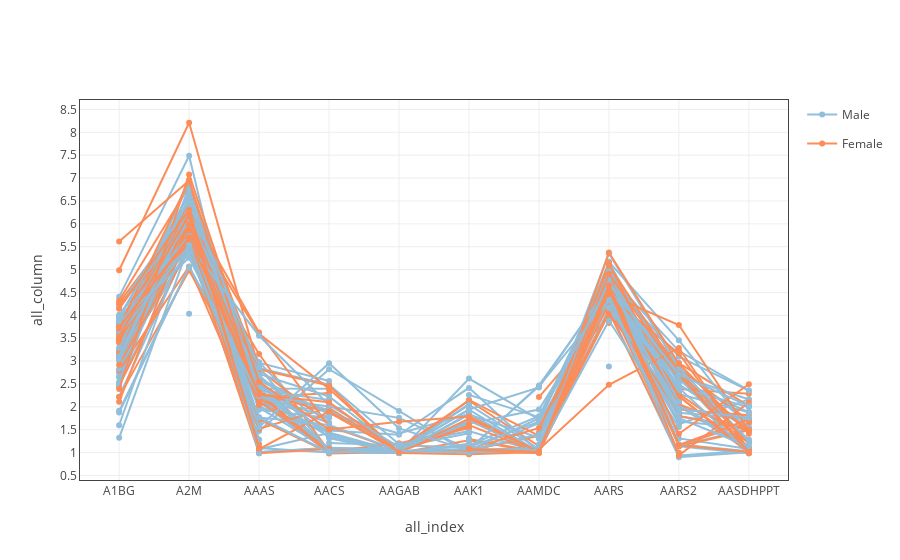

The cell this chart's notebook holds for it:
### Code cell
plot.myPlot(df1.T.head(10),color_by=pd.DataFrame(df2['gender'])).line_plot()

### Figure 1 — Plotly figure (JSON) as saved in the notebook; plotly's stock layout.template omitted (floating-point values rounded to 4 significant figures)
{"data": [{"legendgroup": "Male", "line": {"color": "rgb(145,191,219)"}, "name": "Male", "showlegend": true, "type": "scatter", "uid": "d8f206a0-db36-11e8-8641-a81e84e6c740", "x": ["A1BG", "A2M", "AAAS", "AACS", "AAGAB", "AAK1", "AAMDC", "AARS", "AARS2", "AASDHPPT"], "y": [3.951, 6.638, 2.402, 2.398, null, 1.06, 2.469, 4.602, 2.857, 1.636]}, {"legendgroup": "Male", "line": {"color": "rgb(145,191,219)"}, "name": "Male", "showlegend": false, "type": "scatter", "uid": "d8f20a7e-db36-11e8-8641-a81e84e6c740", "x": ["A1BG", "A2M", "AAAS", "AACS", "AAGAB", "AAK1", "AAMDC", "AARS", "AARS2", "AASDHPPT"], "y": [3.744, 5.456, 1.09, null, null, null, 1.007, 4.794, null, 1.004]}, {"legendgroup": "Male", "line": {"color": "rgb(145,191,219)"}, "name": "Male", "showlegend": false, "type": "scatter", "uid": "d8f20d3a-db36-11e8-8641-a81e84e6c740", "x": ["A1BG", "A2M", "AAAS", "AACS", "AAGAB", "AAK1", "AAMDC", "AARS", "AARS2", "AASDHPPT"], "y": [3.104, 5.836, 1.012, 1.104, 1.06, 2.047, null, 4.359, 1.62, 2.162]}, {"legendgroup": "Male", "line": {"color": "rgb(145,191,219)"}, "name": "Male", "showlegend": false, "type": "scatter", "uid": "d8f20fc4-db36-11e8-8641-a81e84e6c740", "x": ["A1BG", "A2M", "AAAS", "AACS", "AAGAB", "AAK1", "AAMDC", "AARS", "AARS2", "AASDHPPT"], "y": [1.874, 5.057, 2.209, 2.006, 1.759, 1.075, 1.014, 5.027, 1.903, null]}, {"legendgroup": "Male", "line": {"color": "rgb(145,191,219)"}, "name": "Male", "showlegend": false, "type": "scatter", "uid": "d8f21294-db36-11e8-8641-a81e84e6c740", "x": ["A1BG", "A2M", "AAAS", "AACS", "AAGAB", "AAK1", "AAMDC", "AARS", "AARS2", "AASDHPPT"], "y": [4.404, 7.489, 1.098, 1.002, null, 1.075, 1.014, 4.095, 1.857, null]}, {"legendgroup": "Male", "line": {"color": "rgb(145,191,219)"}, "name": "Male", "showlegend": false, "type": "scatter", "uid": "d8f215aa-db36-11e8-8641-a81e84e6c740", "x": ["A1BG", "A2M", "AAAS", "AACS", "AAGAB", "AAK1", "AAMDC", "AARS", "AARS2", "AASDHPPT"], "y": [2.223, 5.573, 2.624, 1.847, 1.418, 1.842, null, 5.064, 1.308, 1.079]}, {"legendgroup": "Male", "line": {"color": "rgb(145,191,219)"}, "name": "Male", "showlegend": false, "type": "scatter", "uid": "d8f21816-db36-11e8-8641-a81e84e6c740", "x": ["A1BG", "A2M", "AAAS", "AACS", "AAGAB", "AAK1", "AAMDC", "AARS", "AARS2", "AASDHPPT"], "y": [3.215, 6.34, 2.259, 1.352, 0.9911, 1.854, 1.011, 4.701, 2.604, 1.284]}, {"legendgroup": "Female", "line": {"color": "rgb(252,141,89)"}, "name": "Female", "showlegend": true, "type": "scatter", "uid": "d8f21a78-db36-11e8-8641-a81e84e6c740", "x": ["A1BG", "A2M", "AAAS", "AACS", "AAGAB", "AAK1", "AAMDC", "AARS", "AARS2", "AASDHPPT"], "y": [3.789, 6.439, 2.568, 1.025, 0.9911, 1.269, 1.011, 4.537, 2.819, 1.703]}, {"legendgroup": "Female", "line": {"color": "rgb(252,141,89)"}, "name": "Female", "showlegend": false, "type": "scatter", "uid": "d8f21cda-db36-11e8-8641-a81e84e6c740", "x": ["A1BG", "A2M", "AAAS", "AACS", "AAGAB", "AAK1", "AAMDC", "AARS", "AARS2", "AASDHPPT"], "y": [2.212, 4.978, 2.206, 2.305, null, null, 2.214, 3.994, 2.387, 2.288]}, {"legendgroup": "Male", "line": {"color": "rgb(145,191,219)"}, "name": "Male", "showlegend": false, "type": "scatter", "uid": "d8f21f3c-db36-11e8-8641-a81e84e6c740", "x": ["A1BG", "A2M", "AAAS", "AACS", "AAGAB", "AAK1", "AAMDC", "AARS", "AARS2", "AASDHPPT"], "y": [3.021, 5.391, 2.006, 1.438, 1.015, 1.697, 0.9971, 4.991, 2.791, 0.9908]}, {"legendgroup": "Male", "line": {"color": "rgb(145,191,219)"}, "name": "Male", "showlegend": false, "type": "scatter", "uid": "d8f221b2-db36-11e8-8641-a81e84e6c740", "x": ["A1BG", "A2M", "AAAS", "AACS", "AAGAB", "AAK1", "AAMDC", "AARS", "AARS2", "AASDHPPT"], "y": [2.667, 5.92, 2.967, 2.564, null, 1.055, 1.001, 4.383, 1.679, 1.537]}, {"legendgroup": "Male", "line": {"color": "rgb(145,191,219)"}, "name": "Male", "showlegend": false, "type": "scatter", "uid": "d8f2259a-db36-11e8-8641-a81e84e6c740", "x": ["A1BG", "A2M", "AAAS", "AACS", "AAGAB", "AAK1", "AAMDC", "AARS", "AARS2", "AASDHPPT"], "y": [3.546, 6.067, 1.745, null, 1.123, 1.662, null, 4.883, 3.219, 2.358]}, {"legendgroup": "Male", "line": {"color": "rgb(145,191,219)"}, "name": "Male", "showlegend": false, "type": "scatter", "uid": "d8f22888-db36-11e8-8641-a81e84e6c740", "x": ["A1BG", "A2M", "AAAS", "AACS", "AAGAB", "AAK1", "AAMDC", "AARS", "AARS2", "AASDHPPT"], "y": [2.531, 5.496, 1.47, 2.822, 1.911, 0.9726, 1.648, 4.316, 1.793, 1.5]}, {"legendgroup": "Female", "line": {"color": "rgb(252,141,89)"}, "name": "Female", "showlegend": false, "type": "scatter", "uid": "d8f22afe-db36-11e8-8641-a81e84e6c740", "x": ["A1BG", "A2M", "AAAS", "AACS", "AAGAB", "AAK1", "AAMDC", "AARS", "AARS2", "AASDHPPT"], "y": [3.041, 5.651, 3.154, 1.025, null, 1.298, 1.011, 4.369, 2.956, 2.022]}, {"legendgroup": "Male", "line": {"color": "rgb(145,191,219)"}, "name": "Male", "showlegend": false, "type": "scatter", "uid": "d8f22e14-db36-11e8-8641-a81e84e6c740", "x": ["A1BG", "A2M", "AAAS", "AACS", "AAGAB", "AAK1", "AAMDC", "AARS", "AARS2", "AASDHPPT"], "y": [2.53, 6.822, 2.037, 1.934, 1.118, 1.422, null, 5.153, 2.49, 1.496]}, {"legendgroup": "Female", "line": {"color": "rgb(252,141,89)"}, "name": "Female", "showlegend": false, "type": "scatter", "uid": "d8f23076-db36-11e8-8641-a81e84e6c740", "x": ["A1BG", "A2M", "AAAS", "AACS", "AAGAB", "AAK1", "AAMDC", "AARS", "AARS2", "AASDHPPT"], "y": [4.278, 6.281, null, null, null, 1.075, 1.014, 4.587, 1.877, null]}, {"legendgroup": "Male", "line": {"color": "rgb(145,191,219)"}, "name": "Male", "showlegend": false, "type": "scatter", "uid": "d8f232d8-db36-11e8-8641-a81e84e6c740", "x": ["A1BG", "A2M", "AAAS", "AACS", "AAGAB", "AAK1", "AAMDC", "AARS", "AARS2", "AASDHPPT"], "y": [3.645, 6.391, 2.502, 1.061, 1.023, null, null, 4.975, 2.019, 1.036]}, {"legendgroup": "Male", "line": {"color": "rgb(145,191,219)"}, "name": "Male", "showlegend": false, "type": "scatter", "uid": "d8f23544-db36-11e8-8641-a81e84e6c740", "x": ["A1BG", "A2M", "AAAS", "AACS", "AAGAB", "AAK1", "AAMDC", "AARS", "AARS2", "AASDHPPT"], "y": [3.46, 5.802, 2.975, 1.39, 1.011, 2.617, 1.726, 4.755, 2.107, null]}, {"legendgroup": "Female", "line": {"color": "rgb(252,141,89)"}, "name": "Female", "showlegend": false, "type": "scatter", "uid": "d8f2379c-db36-11e8-8641-a81e84e6c740", "x": ["A1BG", "A2M", "AAAS", "AACS", "AAGAB", "AAK1", "AAMDC", "AARS", "AARS2", "AASDHPPT"], "y": [3.137, 6.14, 1.087, null, null, 1.797, 1.004, 4.5, 1.152, 1.649]}, {"legendgroup": "Male", "line": {"color": "rgb(145,191,219)"}, "name": "Male", "showlegend": false, "type": "scatter", "uid": "d8f23a80-db36-11e8-8641-a81e84e6c740", "x": ["A1BG", "A2M", "AAAS", "AACS", "AAGAB", "AAK1", "AAMDC", "AARS", "AARS2", "AASDHPPT"], "y": [3.661, 6.056, 2.194, 1.025, 0.9911, 1.16, 1.795, 4.752, 2.279, 1.88]}, {"legendgroup": "Female", "line": {"color": "rgb(252,141,89)"}, "name": "Female", "showlegend": false, "type": "scatter", "uid": "d8f23d3c-db36-11e8-8641-a81e84e6c740", "x": ["A1BG", "A2M", "AAAS", "AACS", "AAGAB", "AAK1", "AAMDC", "AARS", "AARS2", "AASDHPPT"], "y": [2.46, 5.527, 1.76, null, null, 1.045, 1.121, 4.132, 2.637, 1.092]}, {"legendgroup": "Male", "line": {"color": "rgb(145,191,219)"}, "name": "Male", "showlegend": false, "type": "scatter", "uid": "d8f23fb2-db36-11e8-8641-a81e84e6c740", "x": ["A1BG", "A2M", "AAAS", "AACS", "AAGAB", "AAK1", "AAMDC", "AARS", "AARS2", "AASDHPPT"], "y": [2.444, 6.455, 2.122, 0.9946, 1.028, 1.065, null, 4.32, 2.679, null]}, {"legendgroup": "Male", "line": {"color": "rgb(145,191,219)"}, "name": "Male", "showlegend": false, "type": "scatter", "uid": "d8f2421e-db36-11e8-8641-a81e84e6c740", "x": ["A1BG", "A2M", "AAAS", "AACS", "AAGAB", "AAK1", "AAMDC", "AARS", "AARS2", "AASDHPPT"], "y": [3.113, 5.645, 2.212, 1.1, 1.057, 2.06, null, 4.905, 2.417, null]}, {"legendgroup": "Male", "line": {"color": "rgb(145,191,219)"}, "name": "Male", "showlegend": false, "type": "scatter", "uid": "d8f24480-db36-11e8-8641-a81e84e6c740", "x": ["A1BG", "A2M", "AAAS", "AACS", "AAGAB", "AAK1", "AAMDC", "AARS", "AARS2", "AASDHPPT"], "y": [3.79, 6.555, 2.366, 2.15, null, 1.12, 1.677, 4.866, 2.042, null]}, {"legendgroup": "Female", "line": {"color": "rgb(252,141,89)"}, "name": "Female", "showlegend": false, "type": "scatter", "uid": "d8f246e2-db36-11e8-8641-a81e84e6c740", "x": ["A1BG", "A2M", "AAAS", "AACS", "AAGAB", "AAK1", "AAMDC", "AARS", "AARS2", "AASDHPPT"], "y": [3.398, 6.132, null, null, 1.097, 2.133, 1.142, 4.273, 0.9985, null]}, {"legendgroup": "Male", "line": {"color": "rgb(145,191,219)"}, "name": "Male", "showlegend": false, "type": "scatter", "uid": "d8f24944-db36-11e8-8641-a81e84e6c740", "x": ["A1BG", "A2M", "AAAS", "AACS", "AAGAB", "AAK1", "AAMDC", "AARS", "AARS2", "AASDHPPT"], "y": [3.957, 5.413, null, null, null, null, null, 4.369, null, null]}, {"legendgroup": "Female", "line": {"color": "rgb(252,141,89)"}, "name": "Female", "showlegend": false, "type": "scatter", "uid": "d8f24b9c-db36-11e8-8641-a81e84e6c740", "x": ["A1BG", "A2M", "AAAS", "AACS", "AAGAB", "AAK1", "AAMDC", "AARS", "AARS2", "AASDHPPT"], "y": [3.425, 5.662, 2.205, 1.025, 1.203, 1.532, null, 4.661, 2.285, 1.212]}, {"legendgroup": "Male", "line": {"color": "rgb(145,191,219)"}, "name": "Male", "showlegend": false, "type": "scatter", "uid": "d8f24dfe-db36-11e8-8641-a81e84e6c740", "x": ["A1BG", "A2M", "AAAS", "AACS", "AAGAB", "AAK1", "AAMDC", "AARS", "AARS2", "AASDHPPT"], "y": [1.596, 5.943, 1.934, 1.755, null, 1.046, 1.391, 5.171, 3.455, 1.522]}, {"legendgroup": "Female", "line": {"color": "rgb(252,141,89)"}, "name": "Female", "showlegend": false, "type": "scatter", "uid": "d8f25060-db36-11e8-8641-a81e84e6c740", "x": ["A1BG", "A2M", "AAAS", "AACS", "AAGAB", "AAK1", "AAMDC", "AARS", "AARS2", "AASDHPPT"], "y": [3.679, 6.014, 1.009, null, null, 2.04, null, 4.32, 2.647, 1.069]}, {"legendgroup": "Female", "line": {"color": "rgb(252,141,89)"}, "name": "Female", "showlegend": false, "type": "scatter", "uid": "d8f252c2-db36-11e8-8641-a81e84e6c740", "x": ["A1BG", "A2M", "AAAS", "AACS", "AAGAB", "AAK1", "AAMDC", "AARS", "AARS2", "AASDHPPT"], "y": [4.323, 6.822, 2.815, 1.639, null, 0.9759, null, 4.335, 1.802, 1.525]}, {"legendgroup": "Male", "line": {"color": "rgb(145,191,219)"}, "name": "Male", "showlegend": false, "type": "scatter", "uid": "d8f2551a-db36-11e8-8641-a81e84e6c740", "x": ["A1BG", "A2M", "AAAS", "AACS", "AAGAB", "AAK1", "AAMDC", "AARS", "AARS2", "AASDHPPT"], "y": [3.256, 6.352, 2.114, 1.483, 1.39, 2.414, 1.011, 4.127, 0.8977, 1.005]}, {"legendgroup": "Male", "line": {"color": "rgb(145,191,219)"}, "name": "Male", "showlegend": false, "type": "scatter", "uid": "d8f25772-db36-11e8-8641-a81e84e6c740", "x": ["A1BG", "A2M", "AAAS", "AACS", "AAGAB", "AAK1", "AAMDC", "AARS", "AARS2", "AASDHPPT"], "y": [3.565, 6.906, 2.5, 1.409, 1.015, null, 1.392, 4.843, 1.142, 1.523]}, {"legendgroup": "Male", "line": {"color": "rgb(145,191,219)"}, "name": "Male", "showlegend": false, "type": "scatter", "uid": "d8f259d4-db36-11e8-8641-a81e84e6c740", "x": ["A1BG", "A2M", "AAAS", "AACS", "AAGAB", "AAK1", "AAMDC", "AARS", "AARS2", "AASDHPPT"], "y": [4.174, 6.438, 1.986, 1.049, null, 0.9823, null, 5.029, 2.649, 1.026]}, {"legendgroup": "Female", "line": {"color": "rgb(252,141,89)"}, "name": "Female", "showlegend": false, "type": "scatter", "uid": "d8f25c5e-db36-11e8-8641-a81e84e6c740", "x": ["A1BG", "A2M", "AAAS", "AACS", "AAGAB", "AAK1", "AAMDC", "AARS", "AARS2", "AASDHPPT"], "y": [3.548, 5.871, null, null, null, null, 1.107, 4.071, 0.9716, null]}, {"legendgroup": "Female", "line": {"color": "rgb(252,141,89)"}, "name": "Female", "showlegend": false, "type": "scatter", "uid": "d8f25eb6-db36-11e8-8641-a81e84e6c740", "x": ["A1BG", "A2M", "AAAS", "AACS", "AAGAB", "AAK1", "AAMDC", "AARS", "AARS2", "AASDHPPT"], "y": [3.174, 6.481, 2.24, null, null, null, 1.014, 4.047, 1.942, 1.814]}, {"legendgroup": "Male", "line": {"color": "rgb(145,191,219)"}, "name": "Male", "showlegend": false, "type": "scatter", "uid": "d8f26136-db36-11e8-8641-a81e84e6c740", "x": ["A1BG", "A2M", "AAAS", "AACS", "AAGAB", "AAK1", "AAMDC", "AARS", "AARS2", "AASDHPPT"], "y": [3.1, 6.038, null, 1.208, 1.151, 1.109, null, 4.56, 2.954, null]}, {"legendgroup": "Male", "line": {"color": "rgb(145,191,219)"}, "name": "Male", "showlegend": false, "type": "scatter", "uid": "d8f26398-db36-11e8-8641-a81e84e6c740", "x": ["A1BG", "A2M", "AAAS", "AACS", "AAGAB", "AAK1", "AAMDC", "AARS", "AARS2", "AASDHPPT"], "y": [3.223, 5.755, 1.738, 1.002, null, 1.075, 1.014, 4.892, 1.871, 1.739]}, {"legendgroup": "Female", "line": {"color": "rgb(252,141,89)"}, "name": "Female", "showlegend": false, "type": "scatter", "uid": "d8f265f0-db36-11e8-8641-a81e84e6c740", "x": ["A1BG", "A2M", "AAAS", "AACS", "AAGAB", "AAK1", "AAMDC", "AARS", "AARS2", "AASDHPPT"], "y": [5.616, 6.948, 1.18, null, null, 1.177, null, 3.914, null, 1.103]}, {"legendgroup": "Female", "line": {"color": "rgb(252,141,89)"}, "name": "Female", "showlegend": false, "type": "scatter", "uid": "d8f26848-db36-11e8-8641-a81e84e6c740", "x": ["A1BG", "A2M", "AAAS", "AACS", "AAGAB", "AAK1", "AAMDC", "AARS", "AARS2", "AASDHPPT"], "y": [3.498, 6.424, 2.279, 0.9799, 1.011, 2.15, 1.362, 4.233, 2.757, 0.9863]}, {"legendgroup": "Male", "line": {"color": "rgb(145,191,219)"}, "name": "Male", "showlegend": false, "type": "scatter", "uid": "d8f26aaa-db36-11e8-8641-a81e84e6c740", "x": ["A1BG", "A2M", "AAAS", "AACS", "AAGAB", "AAK1", "AAMDC", "AARS", "AARS2", "AASDHPPT"], "y": [3.551, 5.519, 1.654, null, null, 0.9974, 1.058, 4.456, 0.9335, 1.042]}, {"legendgroup": "Male", "line": {"color": "rgb(145,191,219)"}, "name": "Male", "showlegend": false, "type": "scatter", "uid": "d8f26cf8-db36-11e8-8641-a81e84e6c740", "x": ["A1BG", "A2M", "AAAS", "AACS", "AAGAB", "AAK1", "AAMDC", "AARS", "AARS2", "AASDHPPT"], "y": [3.569, 5.962, 1.009, 1.1, 1.057, 1.635, 1.941, 4.394, 2.059, 1.069]}, {"legendgroup": "Male", "line": {"color": "rgb(145,191,219)"}, "name": "Male", "showlegend": false, "type": "scatter", "uid": "d8f26f50-db36-11e8-8641-a81e84e6c740", "x": ["A1BG", "A2M", "AAAS", "AACS", "AAGAB", "AAK1", "AAMDC", "AARS", "AARS2", "AASDHPPT"], "y": [3.67, 6.371, 2.411, 1.025, 0.9911, 1.192, null, 4.77, 3.096, 2.355]}, {"legendgroup": "Male", "line": {"color": "rgb(145,191,219)"}, "name": "Male", "showlegend": false, "type": "scatter", "uid": "d8f271a8-db36-11e8-8641-a81e84e6c740", "x": ["A1BG", "A2M", "AAAS", "AACS", "AAGAB", "AAK1", "AAMDC", "AARS", "AARS2", "AASDHPPT"], "y": [2.748, 6.164, 2.842, 2.482, 1.182, 1.468, 1.011, 4.76, 2.664, 1.545]}, {"legendgroup": "Male", "line": {"color": "rgb(145,191,219)"}, "name": "Male", "showlegend": false, "type": "scatter", "uid": "d8f27400-db36-11e8-8641-a81e84e6c740", "x": ["A1BG", "A2M", "AAAS", "AACS", "AAGAB", "AAK1", "AAMDC", "AARS", "AARS2", "AASDHPPT"], "y": [2.642, 6.396, 1.074, 1.429, null, 2.261, 1.774, 4.962, 1.138, 0.9863]}, {"legendgroup": "Female", "line": {"color": "rgb(252,141,89)"}, "name": "Female", "showlegend": false, "type": "scatter", "uid": "d8f27658-db36-11e8-8641-a81e84e6c740", "x": ["A1BG", "A2M", "AAAS", "AACS", "AAGAB", "AAK1", "AAMDC", "AARS", "AARS2", "AASDHPPT"], "y": [2.796, 5.067, 1.521, 1.979, 1.011, 1.045, 1.367, 4.982, 1.138, 1.488]}, {"legendgroup": "Male", "line": {"color": "rgb(145,191,219)"}, "name": "Male", "showlegend": false, "type": "scatter", "uid": "d8f278b0-db36-11e8-8641-a81e84e6c740", "x": ["A1BG", "A2M", "AAAS", "AACS", "AAGAB", "AAK1", "AAMDC", "AARS", "AARS2", "AASDHPPT"], "y": [3.696, 5.685, 2.114, 1.084, null, null, null, 4.604, null, null]}, {"legendgroup": "Female", "line": {"color": "rgb(252,141,89)"}, "name": "Female", "showlegend": false, "type": "scatter", "uid": "d8f27b08-db36-11e8-8641-a81e84e6c740", "x": ["A1BG", "A2M", "AAAS", "AACS", "AAGAB", "AAK1", "AAMDC", "AARS", "AARS2", "AASDHPPT"], "y": [3.187, 5.649, 2.82, null, 1.011, 1.045, 0.9937, 4.62, 2.653, 1.495]}, {"legendgroup": "Male", "line": {"color": "rgb(145,191,219)"}, "name": "Male", "showlegend": false, "type": "scatter", "uid": "d8f27d56-db36-11e8-8641-a81e84e6c740", "x": ["A1BG", "A2M", "AAAS", "AACS", "AAGAB", "AAK1", "AAMDC", "AARS", "AARS2", "AASDHPPT"], "y": [3.913, 5.964, 1.102, null, 1.041, 1.936, 1.017, 4.592, 2.315, null]}, {"legendgroup": "Male", "line": {"color": "rgb(145,191,219)"}, "name": "Male", "showlegend": false, "type": "scatter", "uid": "d8f27fb8-db36-11e8-8641-a81e84e6c740", "x": ["A1BG", "A2M", "AAAS", "AACS", "AAGAB", "AAK1", "AAMDC", "AARS", "AARS2", "AASDHPPT"], "y": [3.01, 5.472, 2.718, 2.227, 1.038, null, 1.015, 4.833, 1.166, 1.015]}, {"legendgroup": "Male", "line": {"color": "rgb(145,191,219)"}, "name": "Male", "showlegend": false, "type": "scatter", "uid": "d8f28206-db36-11e8-8641-a81e84e6c740", "x": ["A1BG", "A2M", "AAAS", "AACS", "AAGAB", "AAK1", "AAMDC", "AARS", "AARS2", "AASDHPPT"], "y": [4.011, 5.917, 2.382, 1.925, 1.011, null, 1.301, 4.504, 2.579, 1.882]}, {"legendgroup": "Female", "line": {"color": "rgb(252,141,89)"}, "name": "Female", "showlegend": false, "type": "scatter", "uid": "d8f2845e-db36-11e8-8641-a81e84e6c740", "x": ["A1BG", "A2M", "AAAS", "AACS", "AAGAB", "AAK1", "AAMDC", "AARS", "AARS2", "AASDHPPT"], "y": [4.237, 5.868, 2.042, null, 1.033, 1.569, null, 4.852, 2.228, 1.046]}, {"legendgroup": "Female", "line": {"color": "rgb(252,141,89)"}, "name": "Female", "showlegend": false, "type": "scatter", "uid": "d8f286fc-db36-11e8-8641-a81e84e6c740", "x": ["A1BG", "A2M", "AAAS", "AACS", "AAGAB", "AAK1", "AAMDC", "AARS", "AARS2", "AASDHPPT"], "y": [3.529, 5.653, 2.31, 1.878, 1.011, 1.045, 0.9937, 4.489, 2.236, 0.9863]}, {"legendgroup": "Female", "line": {"color": "rgb(252,141,89)"}, "name": "Female", "showlegend": false, "type": "scatter", "uid": "d8f28ac6-db36-11e8-8641-a81e84e6c740", "x": ["A1BG", "A2M", "AAAS", "AACS", "AAGAB", "AAK1", "AAMDC", "AARS", "AARS2", "AASDHPPT"], "y": [2.109, 6.082, 3.598, 2.395, 0.9982, 1.745, 1.02, 5.138, 2.057, 1.461]}, {"legendgroup": "Male", "line": {"color": "rgb(145,191,219)"}, "name": "Male", "showlegend": false, "type": "scatter", "uid": "d8f28d96-db36-11e8-8641-a81e84e6c740", "x": ["A1BG", "A2M", "AAAS", "AACS", "AAGAB", "AAK1", "AAMDC", "AARS", "AARS2", "AASDHPPT"], "y": [2.829, 6.099, 2.576, 1.849, null, 1.274, null, 4.47, 2.414, 1.005]}, {"legendgroup": "Male", "line": {"color": "rgb(145,191,219)"}, "name": "Male", "showlegend": false, "type": "scatter", "uid": "d8f29098-db36-11e8-8641-a81e84e6c740", "x": ["A1BG", "A2M", "AAAS", "AACS", "AAGAB", "AAK1", "AAMDC", "AARS", "AARS2", "AASDHPPT"], "y": [3.108, 6.404, 1.695, null, 1.045, 2.047, 1.077, 4.641, 2.685, 2.161]}, {"legendgroup": "Female", "line": {"color": "rgb(252,141,89)"}, "name": "Female", "showlegend": false, "type": "scatter", "uid": "d8f29304-db36-11e8-8641-a81e84e6c740", "x": ["A1BG", "A2M", "AAAS", "AACS", "AAGAB", "AAK1", "AAMDC", "AARS", "AARS2", "AASDHPPT"], "y": [3.84, 6.172, 2.305, 0.9909, null, null, 1.439, 4.489, 2.154, null]}, {"legendgroup": "Male", "line": {"color": "rgb(145,191,219)"}, "name": "Male", "showlegend": false, "type": "scatter", "uid": "d8f29566-db36-11e8-8641-a81e84e6c740", "x": ["A1BG", "A2M", "AAAS", "AACS", "AAGAB", "AAK1", "AAMDC", "AARS", "AARS2", "AASDHPPT"], "y": [3.29, 6.756, 2.234, 1.647, null, 1.09, 1.024, 5.008, 1.178, 1.026]}, {"legendgroup": "Female", "line": {"color": "rgb(252,141,89)"}, "name": "Female", "showlegend": false, "type": "scatter", "uid": "d8f297be-db36-11e8-8641-a81e84e6c740", "x": ["A1BG", "A2M", "AAAS", "AACS", "AAGAB", "AAK1", "AAMDC", "AARS", "AARS2", "AASDHPPT"], "y": [3.639, 6.306, 3.625, 1.577, 1.036, null, null, 3.831, null, null]}, {"legendgroup": "Female", "line": {"color": "rgb(252,141,89)"}, "name": "Female", "showlegend": false, "type": "scatter", "uid": "d8f29a20-db36-11e8-8641-a81e84e6c740", "x": ["A1BG", "A2M", "AAAS", "AACS", "AAGAB", "AAK1", "AAMDC", "AARS", "AARS2", "AASDHPPT"], "y": [3.447, 5.995, 2.168, null, null, 1.614, null, 4.413, 3.167, 1.056]}, {"legendgroup": "Female", "line": {"color": "rgb(252,141,89)"}, "name": "Female", "showlegend": false, "type": "scatter", "uid": "d8f29c82-db36-11e8-8641-a81e84e6c740", "x": ["A1BG", "A2M", "AAAS", "AACS", "AAGAB", "AAK1", "AAMDC", "AARS", "AARS2", "AASDHPPT"], "y": [4.986, 8.21, 2.819, 2.465, 0.9911, 0.9629, 1.011, 5.09, 2.78, 1.207]}, {"legendgroup": "Male", "line": {"color": "rgb(145,191,219)"}, "name": "Male", "showlegend": false, "type": "scatter", "uid": "d8f29ee4-db36-11e8-8641-a81e84e6c740", "x": ["A1BG", "A2M", "AAAS", "AACS", "AAGAB", "AAK1", "AAMDC", "AARS", "AARS2", "AASDHPPT"], "y": [1.912, 5.062, 2.245, 1.774, null, 1.045, 1.397, 4.388, 2.429, 1.992]}, {"legendgroup": "Male", "line": {"color": "rgb(145,191,219)"}, "name": "Male", "showlegend": false, "type": "scatter", "uid": "d8f2a13c-db36-11e8-8641-a81e84e6c740", "x": ["A1BG", "A2M", "AAAS", "AACS", "AAGAB", "AAK1", "AAMDC", "AARS", "AARS2", "AASDHPPT"], "y": [2.5, 6.445, 2.693, 1.314, 0.9911, 1.832, 1.325, 5.353, 2.845, 1.252]}, {"legendgroup": "Male", "line": {"color": "rgb(145,191,219)"}, "name": "Male", "showlegend": false, "type": "scatter", "uid": "d8f2a39e-db36-11e8-8641-a81e84e6c740", "x": ["A1BG", "A2M", "AAAS", "AACS", "AAGAB", "AAK1", "AAMDC", "AARS", "AARS2", "AASDHPPT"], "y": [3.862, 5.529, 1.033, null, null, null, 1.121, 4.369, 2.412, null]}, {"legendgroup": "Female", "line": {"color": "rgb(252,141,89)"}, "name": "Female", "showlegend": false, "type": "scatter", "uid": "d8f2a5f6-db36-11e8-8641-a81e84e6c740", "x": ["A1BG", "A2M", "AAAS", "AACS", "AAGAB", "AAK1", "AAMDC", "AARS", "AARS2", "AASDHPPT"], "y": [2.922, 5.64, 1.725, 1.002, null, 1.075, 1.537, 4.569, 1.165, 1.724]}, {"legendgroup": "Male", "line": {"color": "rgb(145,191,219)"}, "name": "Male", "showlegend": false, "type": "scatter", "uid": "d8f2a84e-db36-11e8-8641-a81e84e6c740", "x": ["A1BG", "A2M", "AAAS", "AACS", "AAGAB", "AAK1", "AAMDC", "AARS", "AARS2", "AASDHPPT"], "y": [3.59, 6.239, 1.283, null, null, 1.309, null, 2.883, null, 1.219]}, {"legendgroup": "Female", "line": {"color": "rgb(252,141,89)"}, "name": "Female", "showlegend": false, "type": "scatter", "uid": "d8f2aab0-db36-11e8-8641-a81e84e6c740", "x": ["A1BG", "A2M", "AAAS", "AACS", "AAGAB", "AAK1", "AAMDC", "AARS", "AARS2", "AASDHPPT"], "y": [3.485, 5.782, 1.074, 1.899, 1.011, 1.604, 0.9937, 4.453, 3.787, 1.479]}, {"legendgroup": "Male", "line": {"color": "rgb(145,191,219)"}, "name": "Male", "showlegend": false, "type": "scatter", "uid": "d8f2ad08-db36-11e8-8641-a81e84e6c740", "x": ["A1BG", "A2M", "AAAS", "AACS", "AAGAB", "AAK1", "AAMDC", "AARS", "AARS2", "AASDHPPT"], "y": [3.923, 5.738, 1.769, 1.605, 1.041, 1.941, 2.425, 4.655, 1.906, null]}, {"legendgroup": "Male", "line": {"color": "rgb(145,191,219)"}, "name": "Male", "showlegend": false, "type": "scatter", "uid": "d8f2b122-db36-11e8-8641-a81e84e6c740", "x": ["A1BG", "A2M", "AAAS", "AACS", "AAGAB", "AAK1", "AAMDC", "AARS", "AARS2", "AASDHPPT"], "y": [null, 4.036, null, 1.115, null, 1.035, 1.109, 4.96, 2.105, null]}, {"legendgroup": "Female", "line": {"color": "rgb(252,141,89)"}, "name": "Female", "showlegend": false, "type": "scatter", "uid": "d8f2b456-db36-11e8-8641-a81e84e6c740", "x": ["A1BG", "A2M", "AAAS", "AACS", "AAGAB", "AAK1", "AAMDC", "AARS", "AARS2", "AASDHPPT"], "y": [3.729, 6.956, 2.123, 1.073, null, 1.001, null, 4.797, 0.9377, 2.095]}, {"legendgroup": "Female", "line": {"color": "rgb(252,141,89)"}, "name": "Female", "showlegend": false, "type": "scatter", "uid": "d8f2b6cc-db36-11e8-8641-a81e84e6c740", "x": ["A1BG", "A2M", "AAAS", "AACS", "AAGAB", "AAK1", "AAMDC", "AARS", "AARS2", "AASDHPPT"], "y": [2.39, 7.081, 2.544, 1.503, 1.676, 1.786, 1.011, 5.374, 2.94, 1.412]}, {"legendgroup": "Female", "line": {"color": "rgb(252,141,89)"}, "name": "Female", "showlegend": false, "type": "scatter", "uid": "d8f2b938-db36-11e8-8641-a81e84e6c740", "x": ["A1BG", "A2M", "AAAS", "AACS", "AAGAB", "AAK1", "AAMDC", "AARS", "AARS2", "AASDHPPT"], "y": [3.536, 5.533, 0.9876, 1.077, null, null, 1.067, 2.482, 3.285, 1.049]}, {"legendgroup": "Male", "line": {"color": "rgb(145,191,219)"}, "name": "Male", "showlegend": false, "type": "scatter", "uid": "d8f2bb9a-db36-11e8-8641-a81e84e6c740", "x": ["A1BG", "A2M", "AAAS", "AACS", "AAGAB", "AAK1", "AAMDC", "AARS", "AARS2", "AASDHPPT"], "y": [null, 5.373, 1.774, 1.002, 1.037, 1.075, 2.447, 4.327, 1.165, null]}, {"legendgroup": "Male", "line": {"color": "rgb(145,191,219)"}, "name": "Male", "showlegend": false, "type": "scatter", "uid": "d8f2bdfc-db36-11e8-8641-a81e84e6c740", "x": ["A1BG", "A2M", "AAAS", "AACS", "AAGAB", "AAK1", "AAMDC", "AARS", "AARS2", "AASDHPPT"], "y": [3.046, 6.263, 0.9843, null, 1.033, 1.002, 1.063, 3.884, 1.559, null]}, {"legendgroup": "Male", "line": {"color": "rgb(145,191,219)"}, "name": "Male", "showlegend": false, "type": "scatter", "uid": "d8f2c068-db36-11e8-8641-a81e84e6c740", "x": ["A1BG", "A2M", "AAAS", "AACS", "AAGAB", "AAK1", "AAMDC", "AARS", "AARS2", "AASDHPPT"], "y": [1.322, 5.535, 3.554, 2.038, 1.123, null, 1.174, 4.791, 1.752, 1.134]}, {"legendgroup": "Male", "line": {"color": "rgb(145,191,219)"}, "name": "Male", "showlegend": false, "type": "scatter", "uid": "d8f2c2de-db36-11e8-8641-a81e84e6c740", "x": ["A1BG", "A2M", "AAAS", "AACS", "AAGAB", "AAK1", "AAMDC", "AARS", "AARS2", "AASDHPPT"], "y": [3.976, 6.498, 2.86, 1.025, 0.9911, null, null, 4.165, 1.956, 1.759]}, {"legendgroup": "Male", "line": {"color": "rgb(145,191,219)"}, "name": "Male", "showlegend": false, "type": "scatter", "uid": "d8f2c536-db36-11e8-8641-a81e84e6c740", "x": ["A1BG", "A2M", "AAAS", "AACS", "AAGAB", "AAK1", "AAMDC", "AARS", "AARS2", "AASDHPPT"], "y": [3.854, 5.259, 2.234, null, 1.067, null, 1.105, 4.588, 2.431, null]}, {"legendgroup": "Female", "line": {"color": "rgb(252,141,89)"}, "name": "Female", "showlegend": false, "type": "scatter", "uid": "d8f2c78e-db36-11e8-8641-a81e84e6c740", "x": ["A1BG", "A2M", "AAAS", "AACS", "AAGAB", "AAK1", "AAMDC", "AARS", "AARS2", "AASDHPPT"], "y": [4.141, 6.309, 1.089, null, null, 1.064, 1.006, 4.909, 2.71, 1.003]}, {"legendgroup": "Female", "line": {"color": "rgb(252,141,89)"}, "name": "Female", "showlegend": false, "type": "scatter", "uid": "d8f2c9e6-db36-11e8-8641-a81e84e6c740", "x": ["A1BG", "A2M", "AAAS", "AACS", "AAGAB", "AAK1", "AAMDC", "AARS", "AARS2", "AASDHPPT"], "y": [3.74, 5.706, 2.269, 2.101, 1.005, null, 1.029, 4.547, 1.413, 2.494]}, {"legendgroup": "Male", "line": {"color": "rgb(145,191,219)"}, "name": "Male", "showlegend": false, "type": "scatter", "uid": "d8f2cc48-db36-11e8-8641-a81e84e6c740", "x": ["A1BG", "A2M", "AAAS", "AACS", "AAGAB", "AAK1", "AAMDC", "AARS", "AARS2", "AASDHPPT"], "y": [3.576, 5.531, 1.557, 2.955, 1.53, 1.045, 1.746, 4.686, 2.708, 2.018]}, {"legendgroup": "Female", "line": {"color": "rgb(252,141,89)"}, "name": "Female", "showlegend": false, "type": "scatter", "uid": "d8f2ceb4-db36-11e8-8641-a81e84e6c740", "x": ["A1BG", "A2M", "AAAS", "AACS", "AAGAB", "AAK1", "AAMDC", "AARS", "AARS2", "AASDHPPT"], "y": [3.539, 6.206, 1.098, null, null, 1.075, 1.014, 4.65, 1.165, 1.013]}], "layout": {"title": "", "xaxis": {"mirror": "all", "nticks": 20, "showgrid": true, "showline": true, "title": "all_index", "zeroline": true}, "yaxis": {"mirror": "all", "nticks": 20, "showgrid": true, "showline": true, "title": "all_column", "zeroline": true}}}
